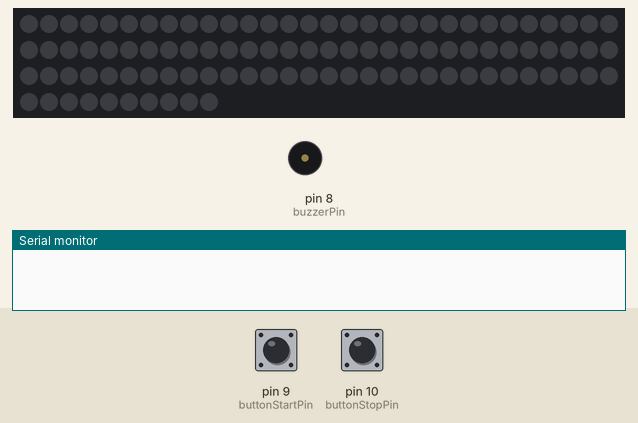
Bench run of a sketch on a simulated Arduino Uno, built with avr-gcc and run on an emulated ATmega328P. Parts: 100 RGB LEDs in strip order, left to right, continuing on the next row, buzzer (waves = sounding), the last lines printed to the serial monitor. The inputs (shaded band) are chosen by the test bench; at power-on: pin 9 (buttonStartPin) HIGH, pin 10 (buttonStopPin) HIGH. Dim RGB values are drawn brighter than linear; random numbers use the default seed unless the sketch sets one.

Above: at 1.2 s.
1.3 s: pin 9 (buttonStartPin) pulled LOW for 0.15 s
At 1.77 s:
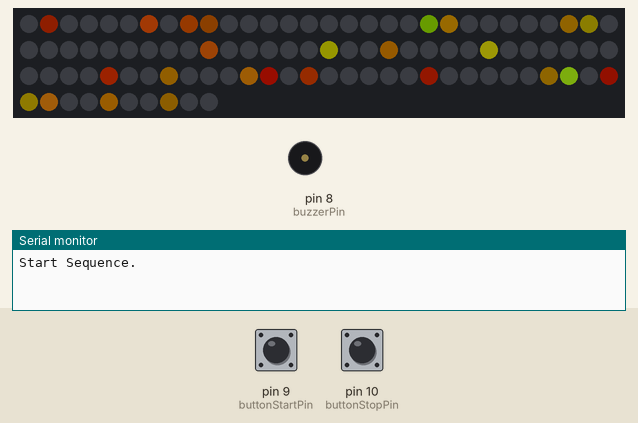
At 8.3 s:
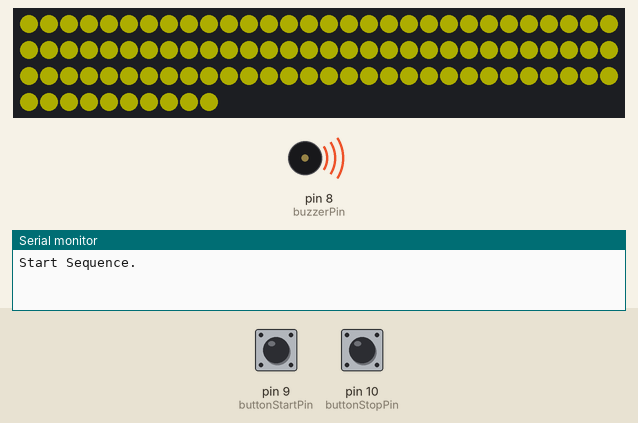
10.6 s: pin 9 (buttonStartPin) pulled LOW for 1 s
At 11.92 s:
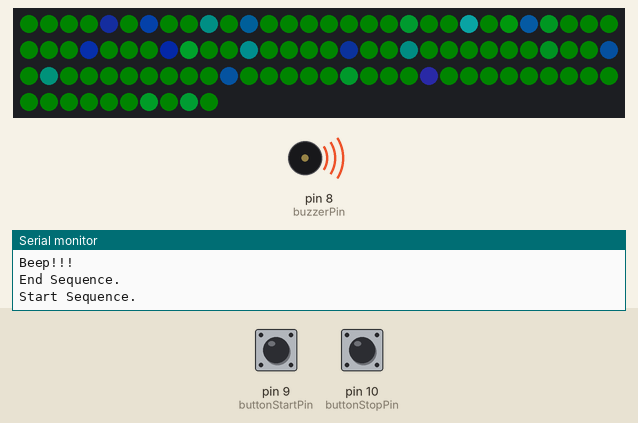
Timing chart, 0 to 18.2 s (numbered marks = the images above; inputs shaded):
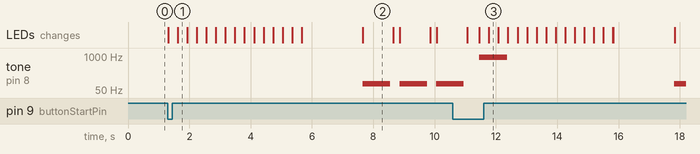

Measured:
- after the input at 1.3 s, tone on pin 8 (buzzerPin): alternates 87 Hz for 0.90 s and silent for 0.30 s, starting after 6.4 s; the LEDs: first change at once (image 1 shows a later state)
- what the display in image 2 shows lasts 1.0 s, from 7.7 s to 8.7 s

The sketch:

battlebots.ino
```cpp
#include <FastLED.h>
#include "pitches.h"

int buzzerPin = 8;
int buttonStartPin = 9;
int buttonStopPin = 10;

// https://forum.arduino.cc/index.php?topic=424068.0
unsigned long previousMillis = 0;             // will store last time LED was updated
const unsigned long interval = 180UL * 1000UL; // Change the LED every 15 seconds

// FastLED
#define NUM_LEDS 100
#define DATA_PIN 5
#define LED_TYPE WS2812B
#define CLOCK_PIN 13
#define FRAMES_PER_SECOND 120
#define BRIGHTNESS 50
#define COLOR_ORDER GRB

CRGB leds[NUM_LEDS];
uint8_t gHue = 0; // rotating "base color"

void setup()
{
    pinMode(buttonStartPin, INPUT_PULLUP);
    pinMode(buttonStopPin, INPUT_PULLUP);
    Serial.begin(9600);

    FastLED.addLeds<LED_TYPE, DATA_PIN, COLOR_ORDER>(leds, NUM_LEDS).setCorrection(TypicalLEDStrip);
    FastLED.setBrightness(BRIGHTNESS);
    FastLED.clear();
    FastLED.show();
}

void loop()
{
    if (digitalRead(buttonStartPin) == LOW)
    {
        Serial.println("Start Sequence.");
        confetti();
        startBattleSequence();
        previousMillis = millis();
        Serial.println("End Sequence.");
    }

    endTimerSequence();
}

void startBattleSequence()
{
    for (int counter = 1; counter <= 3; counter++)
    {
        fill_solid(leds, NUM_LEDS, CRGB::Yellow);
        tone(buzzerPin, NOTE_F2, 900);
        FastLED.delay(1000);

        noTone(buzzerPin);
        FastLED.clear();
        FastLED.delay(200);
        Serial.println("Beep.");
    }

    delay(200);
    fill_solid(leds, NUM_LEDS, CRGB::Green);
    FastLED.show();
    tone(buzzerPin, NOTE_A5, 900);
    Serial.println("Beep!!!");
}

void endTimerSequence()
{
    unsigned long currentMillis = millis();
    if (currentMillis - previousMillis >= interval)
    {
        // save the time you should have toggled the LED
        previousMillis += interval;
        Serial.println("Shut off time");
        FastLED.clear();
        FastLED.show();
    }

    if (digitalRead(buttonStopPin) == LOW)
    {
        FastLED.clear();
        FastLED.show();
    }
}

void confetti()
{
    // random colored speckles that blink in and fade smoothly
    for (int counter = 1; counter <= 350; counter++)
    {
        fadeToBlackBy(leds, NUM_LEDS, 10);
        int pos = random16(NUM_LEDS);
        leds[pos] += CHSV(gHue + random8(64), 200, 255);

        FastLED.show();
        FastLED.delay(1000 / FRAMES_PER_SECOND);

        // do some periodic updates
        EVERY_N_MILLISECONDS(5)
        {
            gHue++; // slowly cycle the "base color" through the rainbow
        }
    }

    FastLED.clear();
    FastLED.delay(2000);
}
```
